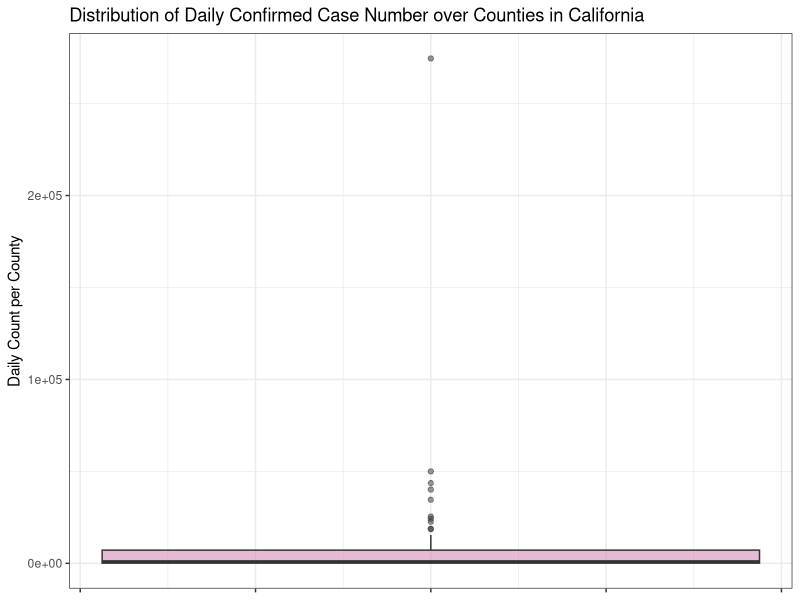
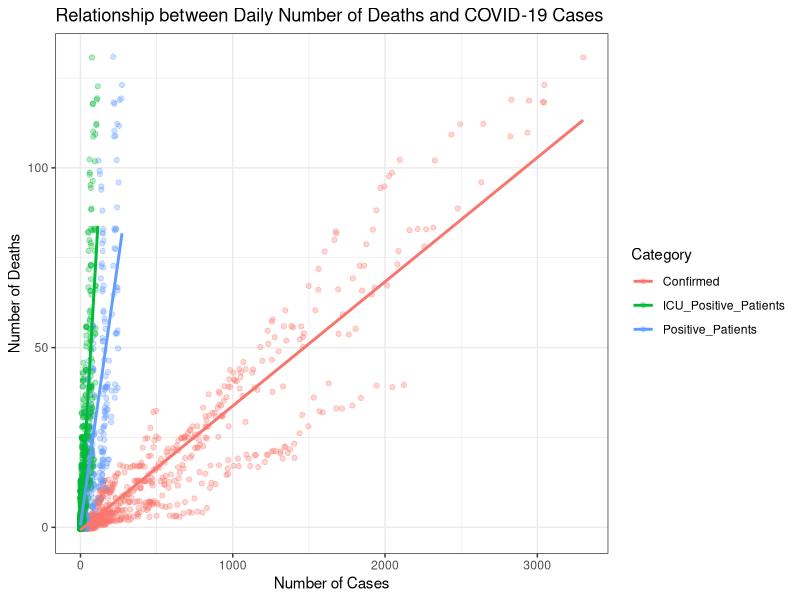

Here is the R script that generated these plots, in order:
library(ggplot2)
library(tidyverse)

g <- glimpse  
s <- summary   
h <- head   

#################################### Data Cleaning #################################

cov <- read_csv("covid-19-cases.csv")


names(cov) <- c("County",
                "Date",
                "Confirmed",
                "Deaths", 
                "Positive_Patients",
                "Suspected_Patients",
                "ICU_Positive_Patients",
                "ICU_Suspected_Patients")

cov1 <- cov[complete.cases(cov), ]

cov2 <- gather(cov1, Category, Count, -c(County, Date)) %>%
        filter(Category == "Confirmed")

cov2_inspect <- cov2 %>% 
        group_by(County) %>%
        summarize(Count_by_County = sum(Count)) %>%
        arrange(desc(Count_by_County))

cov3 <- cov1 %>% 
        filter(County != "Los Angeles") 

cov3_inspect <- gather(cov3, Category, Count, -c("County",
                                                "Date",
                                                "Deaths")) %>%
        filter(!str_detect(Category, "Suspected"))

#################################### Modeling #################################### 




#################################### Plotting #######################################

# Determine outlier county 
plot_outlier_county <- 
        ggplot(cov2_inspect, aes(y = Count_by_County)) +
        geom_boxplot(fill = "#CC79A7", alpha = 0.5) +
        theme_bw() + 
        ggtitle("Distribution of Daily Confirmed Case Number over Counties in California") + 
        ylab("Daily Count per County") + 
        theme(axis.text.x = element_blank()) # Outlier "Los Angeles" county is found 



# Plotting of Number of Deaths over Confirmed vs ICU positive patients vs Positive patients 
plot_predictors <- 
        ggplot(cov3_inspect, aes(x = Count,
                                 y = Deaths,
                                 color = Category)) + 
        geom_jitter(alpha = 0.3) + 
        geom_smooth(method = "lm",
                    se = FALSE) + 
        theme_bw() + 
        xlab("Number of Cases") +
        ylab("Number of Deaths") + 
        ggtitle("Relationship between Daily Number of Deaths and COVID-19 Cases")
                 